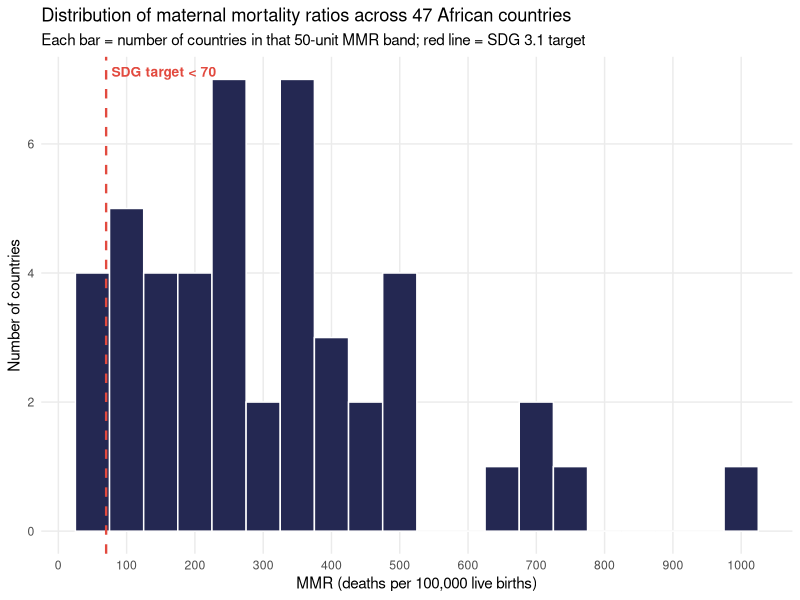

Generate this figure with R:
## ---- chunk 1
knitr::opts_chunk$set(warning = FALSE, message = FALSE, echo = TRUE)
library(dplyr)
library(scales)
library(ggplot2)
## ---- chunk 2
df <- read.csv("../data/africa_mmr.csv")
SDG_TARGET <- 70

meet_sdg <- df %>% filter(mmr < SDG_TARGET) %>% arrange(mmr)
n_total  <- nrow(df)
n_meet   <- nrow(meet_sdg)
## ---- chunk 3
cat("Countries in CSV:", n_total, "\n")
cat("Year range:", min(df$year), "-", max(df$year), "\n")
## ---- chunk 4
if (n_total == 47) {
  cat("::: {.callout-tip}\n## PASS\nCSV contains exactly 47 African countries.\n:::\n")
} else {
  cat("::: {.callout-warning}\n## CHECK\nCSV contains", n_total, "countries, not 47.\n:::\n")
}
## ---- chunk 5
knitr::kable(
  meet_sdg %>% select(country, country_code, year, mmr),
  col.names = c("Country", "Code", "Year", "MMR"),
  caption = paste("Countries with MMR <", SDG_TARGET)
)
## ---- chunk 6
if (n_meet == 4) {
  cat("::: {.callout-tip}\n## PASS\n",
      n_meet, "countries have MMR <", SDG_TARGET, ".\n:::\n")
} else {
  cat("::: {.callout-warning}\n## CHECK\n",
      n_meet, "countries have MMR <", SDG_TARGET,
      "— claim says 4.\n:::\n")
}
## ---- chunk 7
ng <- df %>% filter(country_code == "NGA")
knitr::kable(
  ng %>% select(country, year, mmr, low, high),
  col.names = c("Country", "Year", "MMR", "Low", "High"),
  format.args = list(big.mark = ",")
)
ng_mmr <- ng$mmr
## ---- chunk 8
if (round(ng_mmr) == 993) {
  cat("::: {.callout-tip}\n## PASS\nNigeria's MMR rounds to 993.\n:::\n")
} else {
  cat("::: {.callout-warning}\n## CHECK\nNigeria's MMR is",
      round(ng_mmr, 1), "— does not round to 993.\n:::\n")
}
## ---- chunk 9
cv <- df %>% filter(country_code == "CPV")
knitr::kable(
  cv %>% select(country, year, mmr, low, high),
  col.names = c("Country", "Year", "MMR", "Low", "High"),
  format.args = list(big.mark = ",")
)
cv_mmr <- cv$mmr
## ---- chunk 10
if (round(cv_mmr) == 40) {
  cat("::: {.callout-tip}\n## PASS\nCabo Verde's MMR rounds to 40.\n:::\n")
} else {
  cat("::: {.callout-warning}\n## CHECK\nCabo Verde's MMR is",
      round(cv_mmr, 1), "— does not round to 40.\n:::\n")
}
## ---- chunk 11
ratio <- ng_mmr / cv_mmr
cat("Nigeria:    ", round(ng_mmr), "\n")
cat("Cabo Verde: ", round(cv_mmr), "\n")
cat("Exact ratio:", round(ratio, 2), "x\n")
## ---- chunk 12
if (ratio >= 24.5 & ratio < 25.5) {
  cat("::: {.callout-tip}\n## PASS\nRatio of", round(ratio, 2), "rounds to 25.\n:::\n")
} else {
  cat("::: {.callout-warning}\n## CHECK\nRatio is",
      round(ratio, 2), "— does not round to 25.\n:::\n")
}
## ---- chunk 13
top5 <- df %>% slice_max(mmr, n = 5) %>% select(country, country_code, mmr)
knitr::kable(
  top5,
  col.names = c("Country", "Code", "MMR"),
  format.args = list(big.mark = ",")
)
highest <- top5$country[1]
## ---- chunk 14
if (highest == "Nigeria") {
  cat("::: {.callout-tip}\n## PASS\nNigeria is the highest-MMR country.\n:::\n")
} else {
  cat("::: {.callout-warning}\n## CHECK\nHighest-MMR country is",
      highest, "— not Nigeria.\n:::\n")
}
## ---- chunk 15
ggplot(df, aes(x = mmr)) +
  geom_histogram(binwidth = 50, fill = "#242852", color = "white") +
  geom_vline(xintercept = SDG_TARGET, linewidth = 0.8,
             linetype = "dashed", color = "#E24A3F") +
  annotate("text", x = SDG_TARGET, y = Inf,
           label = paste("SDG target <", SDG_TARGET),
           hjust = -0.05, vjust = 2, size = 3.5,
           color = "#E24A3F", fontface = "bold") +
  scale_x_continuous(breaks = seq(0, 1000, 100)) +
  labs(
    title = "Distribution of maternal mortality ratios across 47 African countries",
    subtitle = "Each bar = number of countries in that 50-unit MMR band; red line = SDG 3.1 target",
    x = "MMR (deaths per 100,000 live births)",
    y = "Number of countries"
  ) +
  theme_minimal(base_size = 11) +
  theme(panel.grid.minor = element_blank())
## ---- chunk 16
results <- data.frame(
  Claim = c(
    '"47 African countries"',
    '"Only 4 meet the SDG target (< 70)"',
    '"Nigeria 993"',
    '"Cabo Verde 40"',
    '"25× ratio"',
    'Nigeria = worst in Africa'
  ),
  Actual = c(
    n_total,
    paste(n_meet, "country(ies) with MMR <", SDG_TARGET),
    round(ng_mmr, 1),
    round(cv_mmr, 1),
    paste0(round(ratio, 2), "x"),
    highest
  ),
  Result = c(
    ifelse(n_total == 47, "PASS", "CHECK"),
    ifelse(n_meet == 4, "PASS", "CHECK"),
    ifelse(round(ng_mmr) == 993, "PASS", "CHECK"),
    ifelse(round(cv_mmr) == 40, "PASS", "CHECK"),
    ifelse(ratio >= 24.5 & ratio < 25.5, "PASS", "CHECK"),
    ifelse(highest == "Nigeria", "PASS", "CHECK")
  )
)

knitr::kable(results, align = c("l", "r", "c"))
